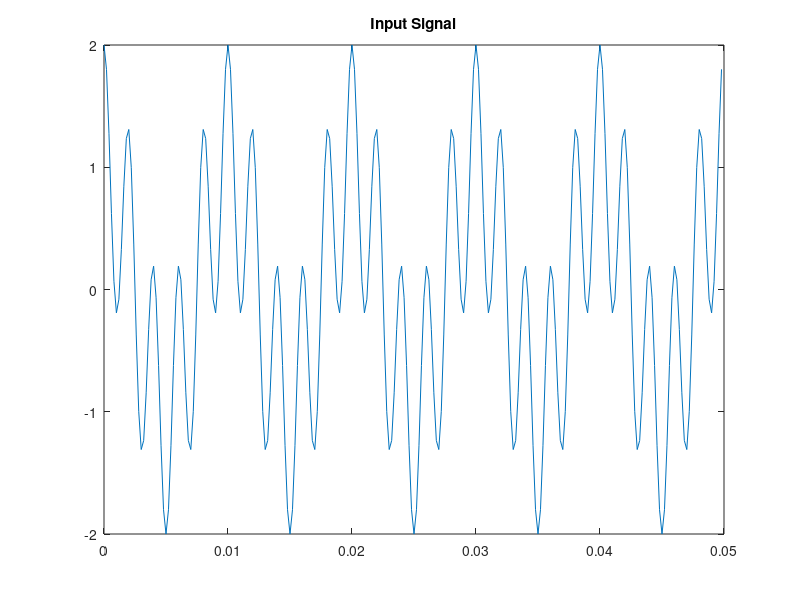
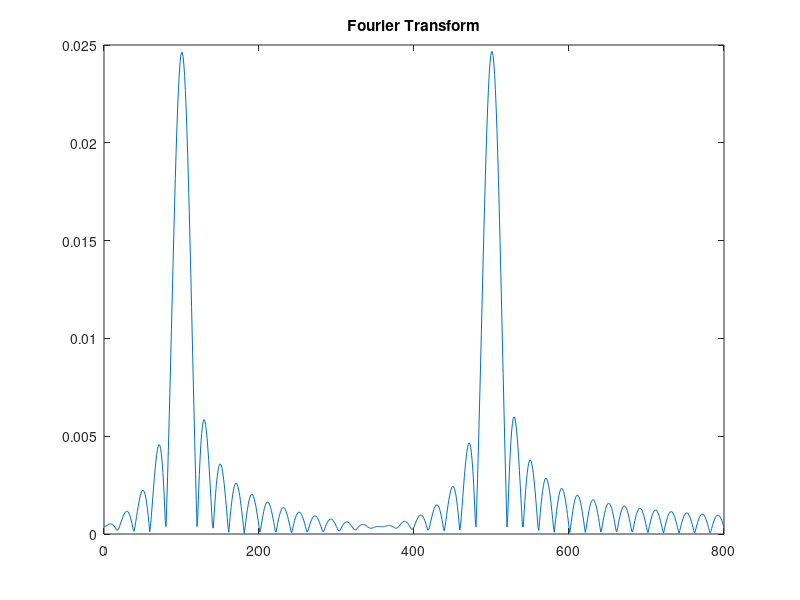

Source code (MATLAB) for these figures, in order:
N=250;
ts=0.0002;
t=(0:N-1)*ts;
x=cos(2*pi*100*t)+cos(2*pi*500*t);
figure, plot(t,x), title("Input Signal");

%Can find approxmiate the fourier transform integral for 0 <= f <= 800 Hz
%using:
k=0;
for f=0:1:800
    k=k+1;
    X(k)=trapz(t,x.*exp(-j*2*pi*f*t)); %Fourier transform formula
end

f=0:800;
figure, plot(f,abs(X)), title("Fourier Transform");